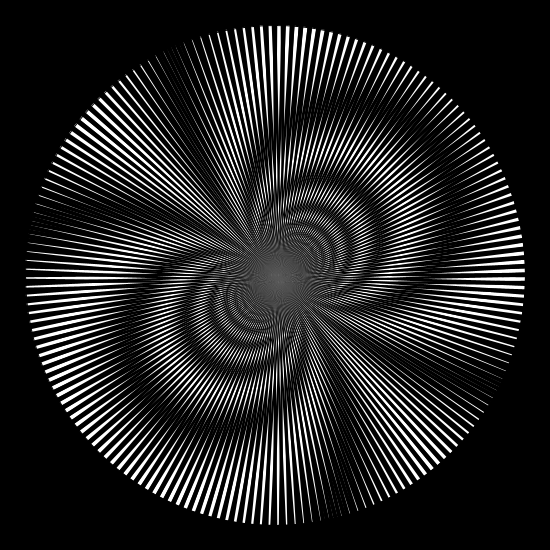
Frame 1 (no input)
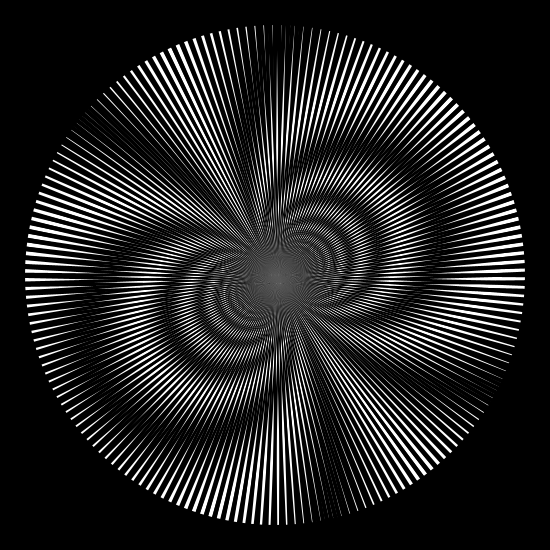
Frame 60 (the mouse pressed at the canvas centre just before this capture)
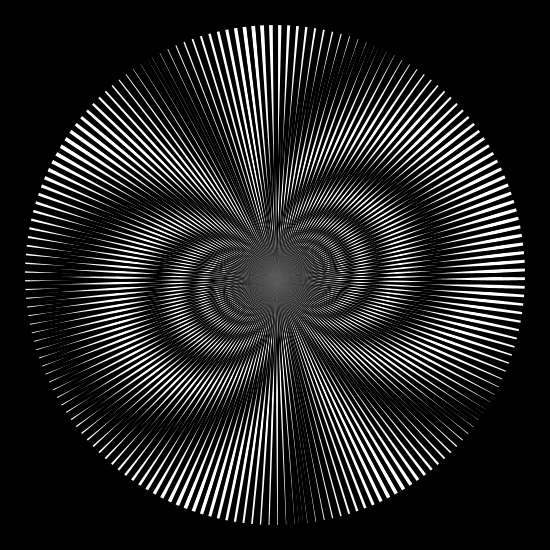
Frame 120 (the mouse held since frame 60 and released just before this capture)

The Processing sketch that drew these frames (run headless with seeded random() and noise(); from frame 60 on, the mouse is pressed at the canvas centre):

// Processing sketch: MoireIllusion
// ── MoireIllusion.pde
Pattern pt1, pt2;
float angle = 0.0;
 
void setup(){
  size (550, 550);
  background (255);
}
void draw() {
  background (0); //reestablece la pantalla
  fill (255);
  ellipse(width/2, height/2, width-50, height-50); //circunferencia sobre la que se mueve el patrón
  pt1 = new Pattern(width/2, height/2); // patrón de fondo que está fijo
  pt1.display();
  angle += 0.004; // este valor determina la velocidad de rotación
  translate (width/2, height/2);
  rotate (angle); 
  pt2 = new Pattern(7, 7); //patrón superior que se mueve
    pt2.display();
  }
// =======================================================
 
class Pattern { //patrón
  float p1, p2;
 
  Pattern(float p1_, float p2_) { //fijan el centro del patrón
 
  p1 = p1_;
  p2 = p2_;
 
  }
 
  void display() {
    pushMatrix();
    translate(p1, p2);  // centra el dibujo
      for (int i = 0; i < 180; i++) {  // repeticiones
        rotate(PI/90);    // rotación
        fill (0); //color de los radios
        noStroke (); //sin bordes
        triangle (0, 0, width/2, -2.5, width/2, 2.5); //tamaño de los radios
    }
   popMatrix();
 }
}
